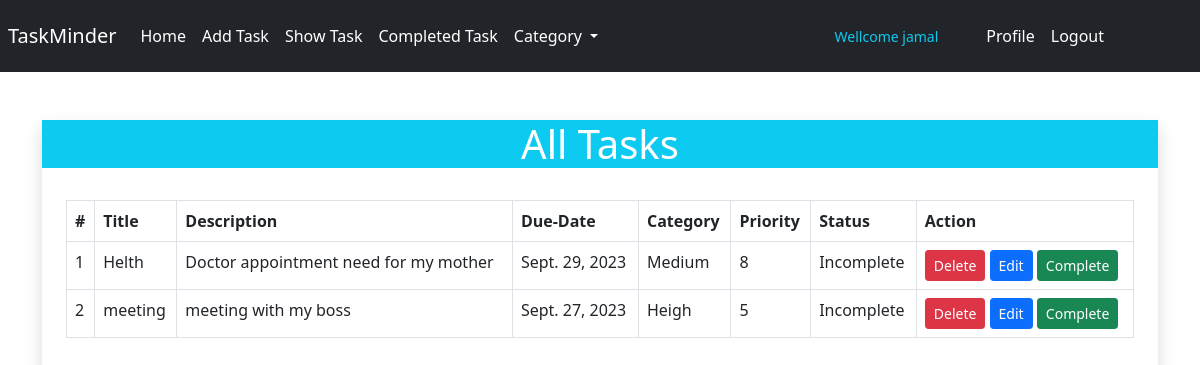
The app's page /tasks/show_task/ (signed in) with its own data.
### tasks/models.py (models this page shows, shortened)
class TaskModel(models.Model):
    task_status=[
    ('Incomplete', 'Incomplete'),
    ('Complete', 'Complete'),
    ]
    priority_status=[
    ('0',' 0️⃣'),
    ('1',' 1️⃣'),
    ('2',' 2️⃣'),
    ('3',' 3️⃣'),
    ('4',' 4️⃣'),
    ('5',' 5️⃣'),
    ('6',' 6️⃣'),
    ('7',' 7️⃣'),
    ('8',' 8️⃣'),
    ]
    category=[
        ('Low', 'Low'),
        ('Medium', 'Medium'),
        ('High', 'High'),
    ]
    title = models.CharField(max_length=100)
    description = models.CharField(max_length=500)
    status = models.CharField(max_length=100, choices=task_status, default='Incomplete')
    user = models.ForeignKey(User, on_delete=models.CASCADE)
    created = models.DateTimeField(auto_now_add=True)
    priority = models.CharField(max_length=50, choices=priority_status)
    due_date = models.DateField(null=True, blank=True)
    category = models.CharField(max_length=50,choices=category)
    def overdue(self):
        return self.due_date < now().date()

### tasks/views.py (the view)
# urls.py: path('show_task/',views.show_task, name='show_task'),
@login_required
def show_task(request):
    if request.user.is_authenticated:
        user = request.user
        cur_date = datetime.now()
        task =  TaskModel.objects.filter(user = user).order_by('-priority')
        return render(request, 'tasks/show_task.html',{'task':task , 'cur_date':cur_date})
    else:
        return redirect('login')

### tasks/templates/tasks/show_task.html
{% extends 'base.html' %}
{% load crispy_forms_tags %}
{% block body %}
    <div class=" container pt-5 ">
        <div class="col-lg-12 mx-auto shadow text-white">
            <div class="pt-0 text-white">
                <h1 class="text-center bg-info text-white">All Tasks</h1>
                <div class="p-4">
                    {% if task %}
                    <table class="table table-bordered pl-3">
                        <thead>
                            <tr>
                                <th scope="col">#</th>
                                <th scope="col">Title</th>
                                <th scope="col">Description</th>
                                <th scope="col">Due-Date</th>
                                <th scope="col">Category</th>
                                <th scope="col">Priority</th>
                                <th scope="col">Status</th>
                                <th scope="col">Action</th>
                            </tr>
                        </thead>
                        <tbody>
                            {% for todo in task %}
                            {% if todo.overdue %}
                                <tr >
                                    <td>{{forloop.counter}}</td>
                                    <td class=" text-danger" >{{todo.title}}</td>
                                    <td class=" text-danger">{{todo.description}}</td>
                                    <td class="text-danger">{{todo.due_date}}</td>
                                    <td>{{todo.category}}</td>
                                    <td>{{todo.priority}}</td>
                                    <td>{{todo.status}}</td>
                                    <td><a class="btn btn-danger btn-sm" href="{% url 'del_task' id=todo.id %}">Delete</a> <a class="btn btn-primary btn-sm" href="{% url 'edit_task' id=todo.id %}">Edit</a> <a class="btn btn-success btn-sm" href="{% url 'complete' id=todo.id%}">Complete</a></td>
                                </tr>
                                {% else %}
                                <tr>
                                    <td>{{forloop.counter}}</td>
                                    <td>{{todo.title}}</td>
                                    <td>{{todo.description}}</td>
                                    <td>{{todo.due_date}}</td>
                                    <td>{{todo.category}}</td>
                                    <td>{{todo.priority}}</td>
                                    <td>{{todo.status}}</td>
                                    <td><a class="btn btn-danger btn-sm" href="{% url 'del_task' id=todo.id %}">Delete</a> <a class="btn btn-primary btn-sm" href="{% url 'edit_task' id=todo.id %}">Edit</a> <a class="btn btn-success btn-sm" href="{% url 'complete' id=todo.id%}">Complete</a></td>
                                </tr>
                                {% endif %}
                            {% endfor %}
                        </tbody>
                    </table>
                {% else %}
                    <h1>No Data Found</h1>
                {% endif %}
                </div>
            </div>
        </div>
    </div>
{% endblock %}

### templates/base.html (shortened to what this page needs)
<!doctype html>
<html lang="en">
  <head>
    <link href="https://cdn.jsdelivr.net/npm/bootstrap@5.0.2/dist/css/bootstrap.min.css" rel="stylesheet">
  </head>
  <body>
    <nav class="navbar navbar-expand-lg navbar-dark bg-dark pr-25">
        <div class="container-fluid p-2 ">
          <a class="navbar-brand ml-5 font-size-50" href="{% url 'home' %}">TaskMinder</a>
          <div class="collapse navbar-collapse" id="navbarNavDropdown">
            <ul class="navbar-nav">
              <li class="nav-item">
                <a class="nav-link active" aria-current="page" href="{% url 'home' %}">Home</a>
              </li>
              <li class="nav-item">
                <a class="nav-link active" href="{% url 'add_task' %}">Add Task</a>
              </li>
              <li class="nav-item">
                <a class="nav-link active" href="{% url 'show_task' %}">Show Task</a>
              </li>
              <li class="nav-item">
                <a class="nav-link active" href="{% url 'completed_list'%}">Completed Task</a>
              </li>
              <li class="nav-item dropdown">
                <a class="nav-link dropdown-toggle active " href="#" id="navbarDropdown" role="button" data-bs-toggle="dropdown" aria-expanded="false">
                  Category
                </a>
              </li>
            </ul>
            </div>
            {% if request.user.is_authenticated %}
            <ul style="margin-lef:auto; margin-right:80px" class="navbar-nav">
                <small style="margin-right:40px; padding-top:10px"  class="title text-info">Wellcome {{request.user.first_name}}</small>
                <li class="nav-item mr-5">
                <a class="nav-link active" href="{% url 'profile' %}">Profile</a>
                </li>
                <li class="nav-item">
                <a class="nav-link active" href="{% url 'logout' %}">Logout</a>
                </li>
            </ul>
          {% endif %}
        </div>
      </nav>
    {% block body %}
    {% endblock %}
  </body>
</html>

### records on screen
TaskModel: title "Helth", description "Doctor appointment need for my mother", due_date "Sept. 29, 2023", category "Medium", priority "8", status "Incomplete"
TaskModel: title "meeting", description "meeting with my boss", due_date "Sept. 27, 2023", category "Heigh", priority "5", status "Incomplete"

### other values on screen
{{ request.user.first_name }} "jamal"
